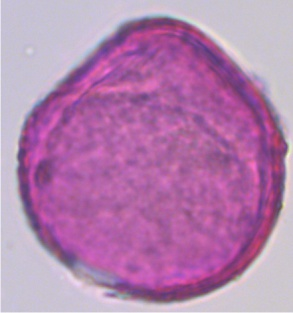
#> input picture Dataset/acrocomia_aculeta/Figura16.jpg, 293 x 313 px; its folder holds only this picture in this run
$ python main.py
#> lines starting #> are read from the running program, lines starting #| are printed output that depends on the picture
import os
import cv2
import numpy as np
from skimage.feature import local_binary_pattern
from sklearn.svm import SVC
from sklearn.preprocessing import StandardScaler
from sklearn.model_selection import train_test_split
from sklearn.metrics import classification_report
import joblib
from PIL import TiffImagePlugin
TiffImagePlugin.USE_LIBTIFF = False

# Constants
POLLEN_DIR = "../Dataset"
LBP_POINTS = 8
LBP_RADIUS = 1
HSV_BINS = 16

# Feature extraction
def extract_hsv_features(image):
    hsv = cv2.cvtColor(image, cv2.COLOR_BGR2HSV)
    hist_h = cv2.calcHist([hsv], [0], None, [HSV_BINS], [0, 180]).flatten()
    hist_s = cv2.calcHist([hsv], [1], None, [HSV_BINS], [0, 256]).flatten()
    hist_v = cv2.calcHist([hsv], [2], None, [HSV_BINS], [0, 256]).flatten()
    return np.concatenate([hist_h, hist_s, hist_v])

def extract_lbp_features(image):
    gray = cv2.cvtColor(image, cv2.COLOR_BGR2GRAY)
    lbp = local_binary_pattern(gray, LBP_POINTS, LBP_RADIUS, method='uniform')
    (hist, _) = np.histogram(lbp.ravel(), bins=np.arange(0, LBP_POINTS + 3), range=(0, LBP_POINTS + 2))
    return hist / (hist.sum() + 1e-6)

from PIL import Image

VALID_EXTENSIONS = ('.jpg', '.jpeg', '.png', '.bmp', '.tif', '.tiff')

import sys
import os
import contextlib

@contextlib.contextmanager
def suppress_stderr():
    with open(os.devnull, 'w') as fnull:
        stderr = sys.stderr
        sys.stderr = fnull
        try:
            yield
        finally:
            sys.stderr = stderr

def read_image(image_path):
    try:
        with suppress_stderr():
            with Image.open(image_path) as img:
                img = img.convert('RGB')
                return cv2.cvtColor(np.array(img), cv2.COLOR_RGB2BGR)
    except Exception as e:
        print(f"Failed to read {image_path}: {e}")
        return None

def extract_features(image_path):
    image = read_image(image_path)
#> in read_image, img is the input picture: PIL image 293x313 RGB; mean R, G, B 180, 128, 174.9
    if image is None:
        return None
    image = cv2.resize(image, (256, 256))
    hsv = extract_hsv_features(image)
    lbp = extract_lbp_features(image)
    return np.concatenate([hsv, lbp])

# Load data
features, labels = [], []
label_names = sorted([d for d in os.listdir(POLLEN_DIR) if os.path.isdir(os.path.join(POLLEN_DIR, d))])

for idx, label in enumerate(label_names):
    folder = os.path.join(POLLEN_DIR, label)
    for file in os.listdir(folder):
        if file.lower().endswith(VALID_EXTENSIONS):
            path = os.path.join(folder, file)
            feat = extract_features(path)
#> in extract_features, `image = cv2.resize(image, (256, 256))`:
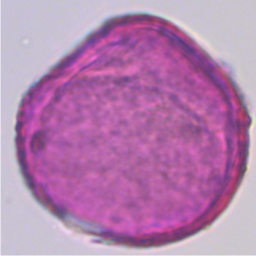
#> image: shape (256, 256, 3); mean B, G, R 174.8, 127.9, 179.9
#> in extract_hsv_features, `hsv = cv2.cvtColor(image, cv2.COLOR_BGR2HSV)`: hsv: shape (256, 256, 3); mean H, S, V 146.6, 82.7, 183.7
#> in extract_hsv_features, `hist_h = cv2.calcHist([hsv], [0], None, [HSV_BINS], [0, 180]).flatten()`: hist_h = [397, 107, 46, 29, 22, 13, 15, 21, 71, 255, 704, 11304, 10804, 32037, 8868, 843]
#> in extract_hsv_features, `hist_s = cv2.calcHist([hsv], [1], None, [HSV_BINS], [0, 256]).flatten()`: hist_s = [7970, 15409, 1356, 816, 637, 753, 6038, 18510, 10696, 3097, 254, 0, 0, 0, 0, 0]
#> in extract_hsv_features, `hist_v = cv2.calcHist([hsv], [2], None, [HSV_BINS], [0, 256]).flatten()`: hist_v = [0, 0, 0, 0, 0, 0, 179, 2261, 3718, 5734, 12469, 13196, 10183, 16445, 1298, 53]
#> in extract_features, `hsv = extract_hsv_features(image)`: hsv = 48 values, max 32037 at index 13, min 0 at index 27, mean 4096
#> in extract_lbp_features, `gray = cv2.cvtColor(image, cv2.COLOR_BGR2GRAY)`:
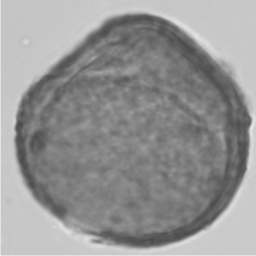
#> gray: shape (256, 256); min 74, max 239, mean 148.8
#> in extract_lbp_features, `lbp = local_binary_pattern(gray, LBP_POINTS, LBP_RADIUS, method='unifo..`:
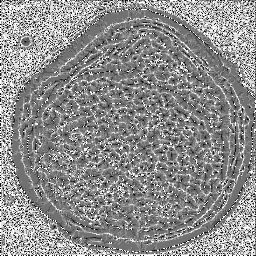
#> lbp: shape (256, 256) float64; min 0, max 9, mean 4.97; drawn with min black and max white
#> in extract_lbp_features, `(hist, _) = np.histogram(lbp.ravel(), bins=np.arange(0, LBP_POINTS + 3..`: hist = [872, 2551, 1491, 8178, 18737, 13181, 5319, 3548, 6725, 4934]
#> in extract_features, `lbp = extract_lbp_features(image)`: lbp = [0.0133, 0.0389, 0.0228, 0.125, 0.286, 0.201, 0.0812, 0.0541, 0.103, 0.0753]
#> feat = 58 values, max 32037 at index 13, min 0 at index 27, mean 3389.8
            if feat is not None:
                features.append(feat)
                labels.append(idx)
#> pass 2 of the loop `for idx, label in enumerate(label_names):`:
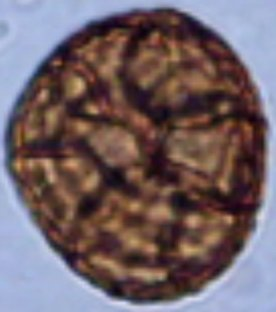
#> input picture Dataset/anadenanthera_colubrina/anadenanthera_colubrina (23).jpg, 276 x 312 px
#> in read_image, img is the input picture: PIL image 276x312 RGB; mean R, G, B 114.7, 98.9, 104
#> in extract_features (call 2), `image = cv2.resize(image, (256, 256))`:
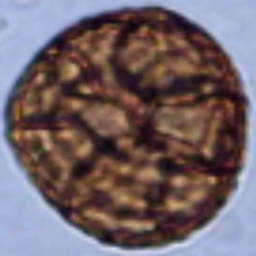
#> image: shape (256, 256, 3); mean B, G, R 103.9, 98.8, 114.6
#> in extract_features (call 2), `hsv = extract_hsv_features(image)`: hsv = 48 values, max 22100 at index 0, min 2 at index 47, mean 4096
#> in extract_lbp_features (call 2), `lbp = local_binary_pattern(gray, LBP_POINTS, LBP_RADIUS, method='unifo..`:
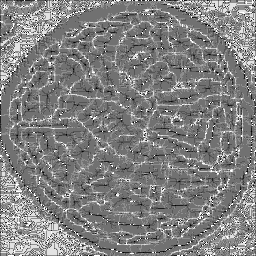
#> lbp: shape (256, 256) float64; min 0, max 9, mean 4.56; drawn with min black and max white
#> hist = [240, 1144, 1050, 8776, 28661, 14306, 3560, 2282, 3811, 1706]
#> in extract_features (call 2), `lbp = extract_lbp_features(image)`: lbp = [0.00366, 0.0175, 0.016, 0.134, 0.437, 0.218, 0.0543, 0.0348, 0.0582, 0.026]
#> feat = 58 values, max 22100 at index 0, min 0.00366 at index 48, mean 3389.8

X = np.array(features)
y = np.array(labels)

# Normalize
scaler = StandardScaler()
X = scaler.fit_transform(X)

# Train/Test Split
#> (the run stopped early here; a loop or call above may not have finished)
